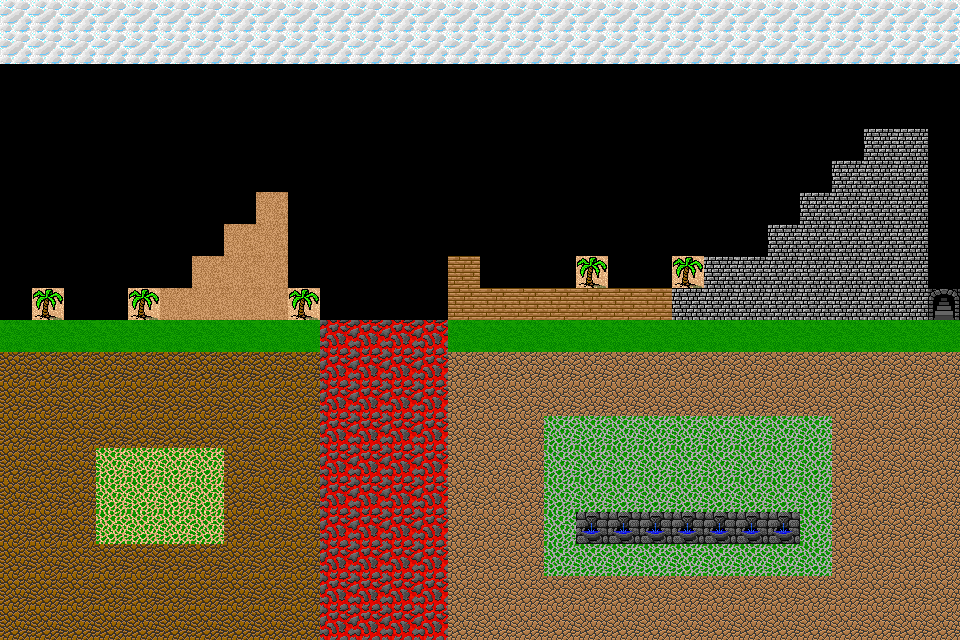

The image is a tile-based game level rendered from a .tmx file. Its description and complete source (layers, tilesets, objects, tile grids) follow:
An orthogonal 30x20 tile map with 32x32 px tiles, 1 tile layer (Tile Layer 1).

<map version="1.10" tiledversion="1.10.0" orientation="orthogonal" renderorder="right-down" width="30" height="20" tilewidth="32" tileheight="32" infinite="0" nextlayerid="2" nextobjectid="1">
 <editorsettings>
  <export target="map1.csv" format="csv" />
 </editorsettings>
 <tileset firstgid="1" name="pililian nga mga tiles" tilewidth="32" tileheight="32" tilecount="483" columns="23">
  <image source="tileset_image.png" width="736" height="672" />
 </tileset>
 <layer id="1" name="Tile Layer 1" width="30" height="20">
  <data encoding="csv">
177,177,177,177,177,177,177,177,177,177,177,177,177,177,177,177,177,177,177,177,177,177,177,177,177,177,177,177,177,177,
177,177,177,177,177,177,177,177,177,177,177,177,177,177,177,177,177,177,177,177,177,177,177,177,177,177,177,177,177,177,
0,0,0,0,0,0,0,0,0,0,0,0,0,0,0,0,0,0,0,0,0,0,0,0,0,0,0,0,0,0,
0,0,0,0,0,0,0,0,0,0,0,0,0,0,0,0,0,0,0,0,0,0,0,0,0,0,0,0,0,0,
0,0,0,0,0,0,0,0,0,0,0,0,0,0,0,0,0,0,0,0,0,0,0,0,0,0,0,11,11,0,
0,0,0,0,0,0,0,0,0,0,0,0,0,0,0,0,0,0,0,0,0,0,0,0,0,0,11,11,11,0,
0,0,0,0,0,0,0,0,241,0,0,0,0,0,0,0,0,0,0,0,0,0,0,0,0,11,11,11,11,0,
0,0,0,0,0,0,0,241,241,0,0,0,0,0,0,0,0,0,0,0,0,0,0,0,11,11,11,11,11,0,
0,0,0,0,0,0,241,241,241,0,0,0,0,0,64,0,0,0,58,0,0,58,11,11,11,11,11,11,11,0,
0,58,0,0,58,241,241,241,241,58,0,0,0,0,64,64,64,64,64,64,64,11,11,11,11,11,11,11,11,13,
1,1,1,1,1,1,1,1,1,1,4,4,4,4,1,1,1,1,1,1,1,1,1,1,1,1,1,1,1,1,
14,14,14,14,14,14,14,14,14,14,4,4,4,4,3,3,3,3,3,3,3,3,3,3,3,3,3,3,3,3,
14,14,14,14,14,14,14,14,14,14,4,4,4,4,3,3,3,3,3,3,3,3,3,3,3,3,3,3,3,3,
14,14,14,14,14,14,14,14,14,14,4,4,4,4,3,3,3,207,207,207,207,207,207,207,207,207,3,3,3,3,
14,14,14,390,390,390,390,14,14,14,4,4,4,4,3,3,3,207,207,207,207,207,207,207,207,207,3,3,3,3,
14,14,14,390,390,390,390,14,14,14,4,4,4,4,3,3,3,207,207,207,207,207,207,207,207,207,3,3,3,3,
14,14,14,390,390,390,390,14,14,14,4,4,4,4,3,3,3,207,411,411,411,411,411,411,411,207,3,3,3,3,
14,14,14,14,14,14,14,14,14,14,4,4,4,4,3,3,3,207,207,207,207,207,207,207,207,207,3,3,3,3,
14,14,14,14,14,14,14,14,14,14,4,4,4,4,3,3,3,3,3,3,3,3,3,3,3,3,3,3,3,3,
14,14,14,14,14,14,14,14,14,14,4,4,4,4,3,3,3,3,3,3,3,3,3,3,3,3,3,3,3,3
</data>
 </layer>
</map>
